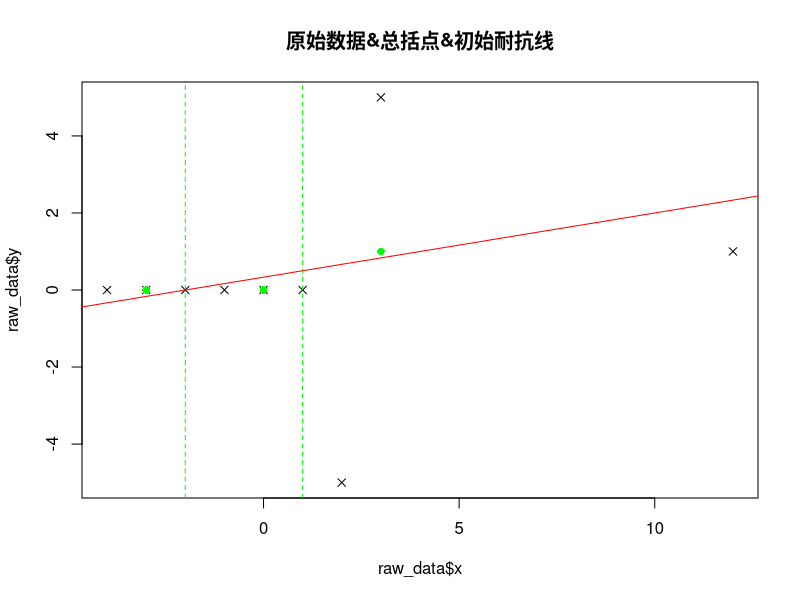
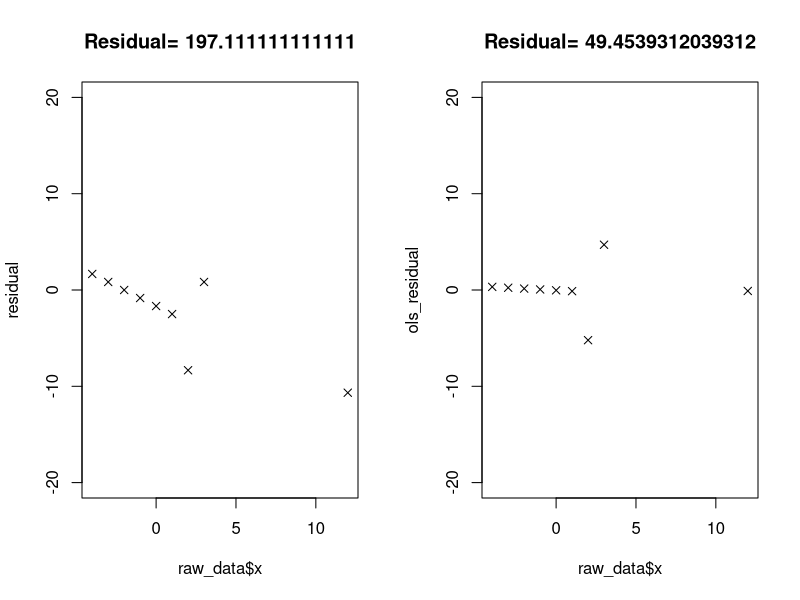
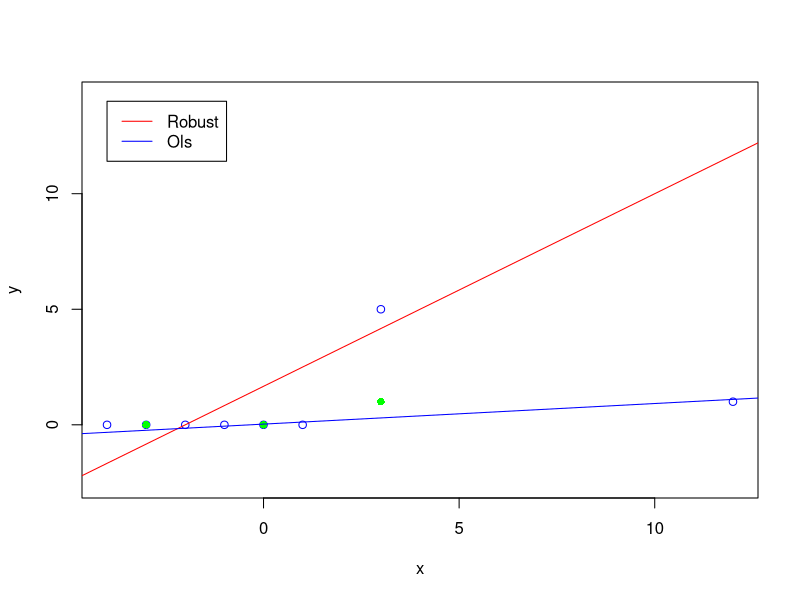
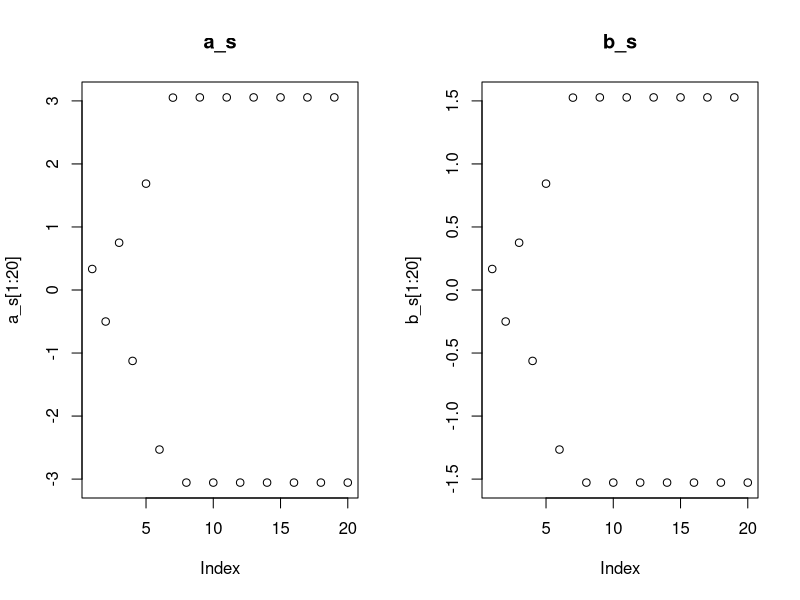
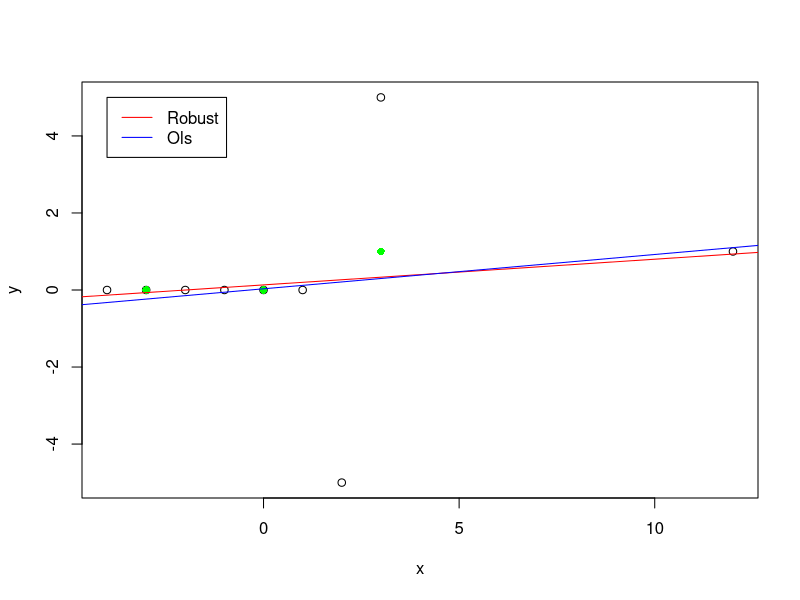

Recreate these plots in R, in order.
# # 三组耐抗线的进阶实现[克服振荡]

# 分成左，中，右三个组，使得组的大小尽可能相等
get.groups <- function(raw_data){
  # in: raw_data
  # out: group data[list]
  
  # sort
  sort_data <- raw_data[with(raw_data, order(x)), ]
  length_data <- length(raw_data$x)
  # group size
  k <- floor(length_data/3)
  rem_size <- length_data %% 3
  if(rem_size == 0){
    group_data <- list(left=sort_data[c(1:k), ],
                       mid=sort_data[c((k+1):(2*k)), ],
                       right=sort_data[c((2*k+1):(3*k)), ])
    return(group_data)
  }
  else if (rem_size == 1){
    group_data <- list(left=sort_data[c(1:k), ],
                       mid=sort_data[c((k+1):(2*k+1)), ],
                       right=sort_data[c((2*k+2):(3*k+1)), ])
    return(group_data)
  }
  else if(rem_size == 2){
    group_data <- list(left=sort_data[c(1:k+1), ],
                       mid=sort_data[c((k+2):(2*k+1)), ],
                       right=sort_data[c((2*k+2):(3*k+2)), ])
    return(group_data)
  }
}


# 分别获取各组的总括点
get.median.points <- function(group_data){
  median.points <- list(
    left = c(median(group_data$left$x), median(group_data$left$y)),
    mid = c(median(group_data$mid$x), median(group_data$mid$y)),
    right = c(median(group_data$right$x), median(group_data$right$y))
  )
  return(median.points)
}


# 根据总括点获取a, b
get.a.b <- function(median.points){
  xL <- median.points$left[1]
  yL <- median.points$left[2]
  
  xM <- median.points$mid[1]
  yM <- median.points$mid[2]
  
  xR <- median.points$right[1]
  yR <- median.points$right[2]
  
  b0 <- (yR-yL)/(xR-xL)
  a0 <- (1/3)*((yL-b0*(xL-xM)) + yM + (yR-b0*(xR-xM)))
  
  return(c(a0, b0, xM))
}



# data

x_bad <- c(-4, -3, -2, -1, 0, 1, 2, 3, 12)
y_bad <- c(0, 0, 0, 0, 0, 0, -5, 5, 1)
raw_data <- data.frame(x=x_bad, y=y_bad)

group_data <- get.groups(raw_data)
median.points <- get.median.points(group_data)

# 原始数据图&初始总括点
plot(raw_data$x, raw_data$y, pch=4, main = "原始数据&总括点&初始耐抗线")
# 总括点
medians_x <- unlist(median.points)[c(1,3,5)]
medians_y <- unlist(median.points)[c(2,4,6)]
points(medians_x, medians_y, pch=16, col="green")
# 分组线
abline(v=sort(group_data$left$x,decreasing = TRUE)[1], lty=2, col="green")
abline(v=sort(group_data$mid$x,decreasing = TRUE)[1], lty=2, col="green")
# 初始耐抗线
a0_b0_xM <- get.a.b(median.points)
a0 <- a0_b0_xM[1]
b0 <- a0_b0_xM[2]
xM <- a0_b0_xM[3]
x_loc <- c(-5:15)
y_robust <- a0+b0*(x_loc-xM)
lines(x_loc, y_robust, col='red')

# 传入第一次迭代的模型参数
# 初始化迭代参数
iter <- 0
b_abs_delta <- 1

# 迭代限制与收敛条件
MAX_ITER = 100
B_ABS_DELTA = 0.01
b_s <- c(b0)
a_s <- c(a0)

while(iter<MAX_ITER && b_abs_delta > B_ABS_DELTA){
  print(b0)
  # 残差代替y,得到新的分组数据
  left_r <- group_data$left$y-(a0+b0*(group_data$left$x-xM))
  mid_r <- group_data$mid$y-(a0+b0*(group_data$mid$x-xM))
  right_r <- group_data$right$y-(a0+b0*(group_data$right$x-xM))
  
  group_data <- list(
    left = data.frame(x=group_data$left$x, y=left_r),
    mid = data.frame(x=group_data$mid$x, y=mid_r),
    right = data.frame(x=group_data$right$x, y=right_r)
  )
  # 计算新的总括点
  median.points <- get.median.points(group_data)
  # 计算新的参数
  a0_b0_xM <- get.a.b(median.points)
  a0 <- a0_b0_xM[1]
  b0 <- a0_b0_xM[2]
  xM <- a0_b0_xM[3]
  
  a_s <- c(a_s, a0)
  b_s <- c(b_s, b0)
  # 迭代控制
  b_abs_delta <- abs(b0)  # 这里注意是变化量
  iter <- iter + 1
  
}

# 迭代结果整理
aFinal <- sum(a_s)
bFinal <- sum(b_s)
fit_model <- function(x){aFinal + bFinal*(x-xM)}


# 耐抗线拟合效果
y_result <- fit_model(raw_data$x)
residual <- raw_data$y - y_result
sum_square_residual <- sum(residual^2)
opar <- par(no.readonly = T)
par(mfrow=c(1,2))
plot(raw_data$x, residual, 
     main = paste("Residual=",as.character(sum_square_residual)),
     pch=4, ylim = c(-20,20))


# 和最小二乘法的比较
ols_fit_model <- lm(y~x, data=raw_data)
ols_residual <- ols_fit_model$residuals
sum_square_residual_ols <- sum(ols_residual^2)
plot(raw_data$x, ols_residual,
     main = paste("Residual=",as.character(sum_square_residual_ols)),
     pch=4, ylim = c(-20,20))


# 拟合直线的比较

x_loc <- c(-5:15)
y_robust <- aFinal+bFinal*(x_loc-xM)
par(opar)
plot(raw_data, ylim=range(y_robust), col='blue')
points(medians_x, medians_y, pch=16, col="green")

lines(x_loc, y_robust, col='red')
abline(ols_fit_model, col='blue')
legend(-4,14, 
       legend = c('Robust', 'Ols'), 
       col = c('red', 'blue'),
       lty =1)

# a_s, b_s
par(mfrow=c(1,2))
plot(a_s[1:20], main = "a_s")
plot(b_s[1:20], main = "b_s")


# 克服振荡现象，安全的迭代算法
# 一般振荡的b是异号的，我们最近选取相邻的异号的两个b
get.two.b <- function(b_s){
  for(b_i in b_s){
    for(b_j in b_s[c(2:length(b_s))]){
      if (b_i * b_j < 0)
        return(c(b_i, b_j))
    }
  }
}

b01 <- get.two.b(cumsum(b_s))
b0 <- b01[1]
b1 <- b01[2]

# delta_r_b0, delta_r_b1
# 对原始数据分组的操作
group_data <- get.groups(raw_data)
median.points <- get.median.points(group_data)

# function: get_delta_r_bx 
get.delta.r.bx <- function(bx){
  return(median(group_data$right$y - (group_data$right$x-xM)*bx) - 
           median(group_data$left$y - (group_data$left$x-xM)*bx))
}
delta_data_b0 <- get.delta.r.bx(b0)
delta_data_b1 <- get.delta.r.bx(b1)


# 线性迭代内插求出b2
# 插值函数
get.b2 <- function(b0, b1, delta_data_b0, delta_data_b1){
  b2 <- b1-delta_data_b1*(b1-b0)/(delta_data_b1-delta_data_b0)
  return(b2)
}

# 迭代前的一些数据
DELTA_R_B2_MIN = 0.0001
b2 = get.b2(b0, b1, delta_data_b0, delta_data_b1)
delta_r_b2 <- get.delta.r.bx(b2)
# 开始迭代
while(delta_r_b2 > DELTA_R_B2_MIN){
  if(b0*delta_r_b2>0) b0 <- b2
  else b1 <- b2
  b2 <- get.b2(b0, b1, delta_data_b0, delta_data_b1)
  delta_r_b2 <- get.delta.r.bx(b2)
}

# 根据b2计算截距项a
a <- median(raw_data$y - b2*(raw_data$x - xM))

# 最终拟合图查看
par(opar)
plot(raw_data)
points(medians_x, medians_y, pch=16, col="green")

abline(a, b2, col='red')
abline(ols_fit_model, col='blue')
legend(-4,5, 
       legend = c('Robust', 'Ols'), 
       col = c('red', 'blue'),
       lty =1)

